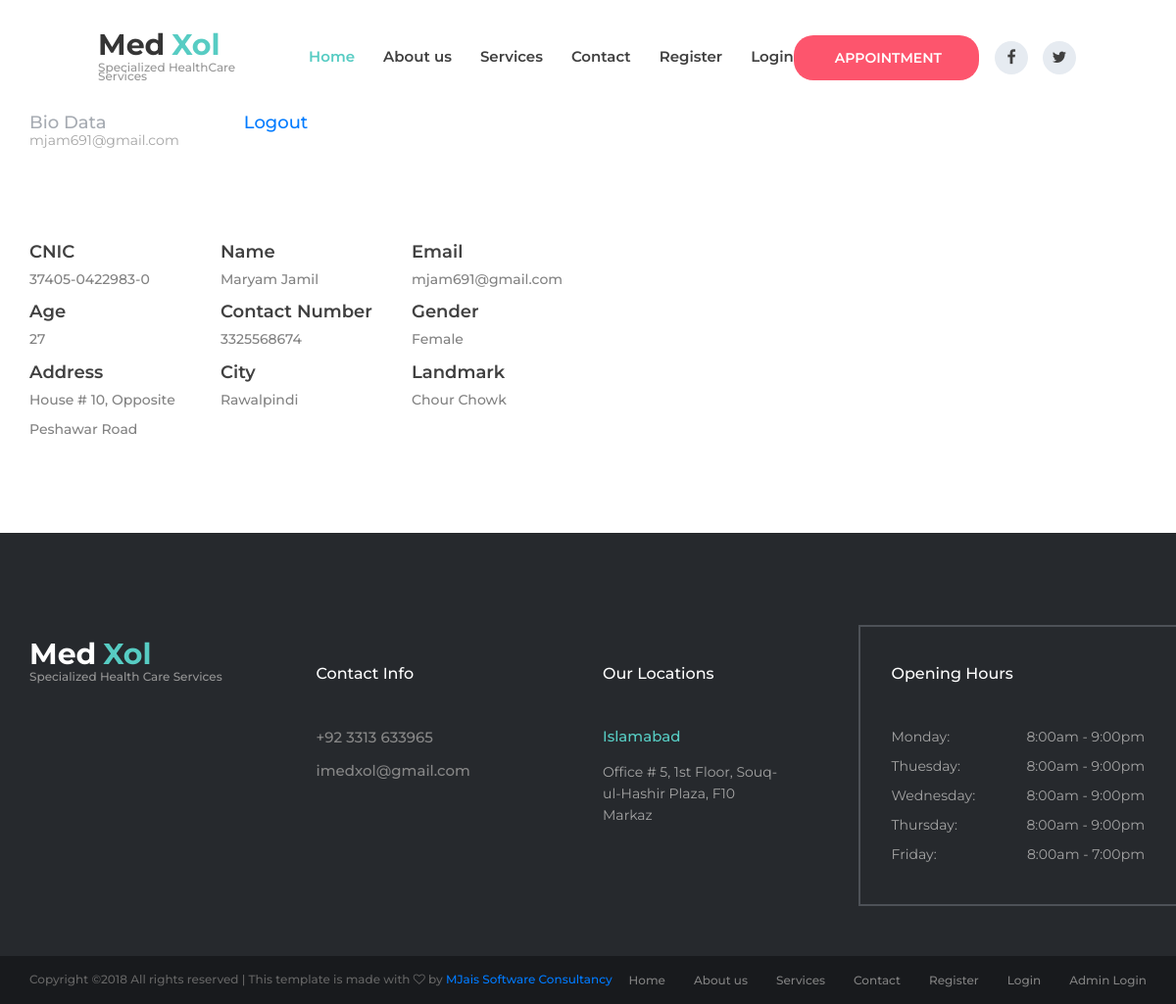
The app's page /LoginPanel.php (signed in) with its own data.
### tables this page shows
CREATE TABLE IF NOT EXISTS `userinfo` (
  `UserID` int(11) NOT NULL AUTO_INCREMENT,
  `CNIC` varchar(25) NOT NULL,
  `Name` varchar(50) NOT NULL,
  `Email` varchar(50) NOT NULL,
  `Password` varchar(50) NOT NULL,
  `Age` int(10) NOT NULL,
  `Number` varchar(25) NOT NULL,
  `Gender` varchar(10) NOT NULL,
  `Address` varchar(100) NOT NULL,
  `City` varchar(50) NOT NULL,
  `Landmark` varchar(25) NOT NULL,
  PRIMARY KEY (`UserID`)
);

### LoginPanel.php (the view, shortened to what this page needs)
<?php
include('connect.php');
?>
<!DOCTYPE html>
<html lang="en">
<head>
<link rel="stylesheet" type="text/css" href="styles/bootstrap-4.1.2/bootstrap.min.css">
<link href="plugins/font-awesome-4.7.0/css/font-awesome.min.css" rel="stylesheet" type="text/css">
<link rel="stylesheet" type="text/css" href="plugins/OwlCarousel2-2.2.1/owl.carousel.css">
<link rel="stylesheet" type="text/css" href="plugins/OwlCarousel2-2.2.1/owl.theme.default.css">
<link rel="stylesheet" type="text/css" href="plugins/OwlCarousel2-2.2.1/animate.css">
<link href="plugins/jquery-datepicker/jquery-ui.css" rel="stylesheet" type="text/css">
<link rel="stylesheet" type="text/css" href="styles/main_styles.css">
<link rel="stylesheet" type="text/css" href="styles/responsive.css">
</head>
<body>
<div class="super_container">
	<?php include('menu.php');?>
	<div class="intro">
		<div class="container">
			<div class="row">
				<div class="col-lg-6 intro_col">
					<div class="intro_content">
						<div class="section_title_container">
							<div class="section_subtitle">Bio Data
                            &nbsp;&nbsp;&nbsp;&nbsp;&nbsp;&nbsp;
                                &nbsp;&nbsp;&nbsp;&nbsp;&nbsp;&nbsp;
                                &nbsp;&nbsp;&nbsp;&nbsp;&nbsp;&nbsp;
                                &nbsp;&nbsp;&nbsp;&nbsp;&nbsp;&nbsp;
                                <a href="Logout.php"> Logout</a>
                            </div>
						</div>
                        <?php
              $email= $_SESSION['email'];
               echo $email;
              $sql = "SELECT CNIC, Name, Age, Number, Gender, Address, City, Landmark FROM userinfo
              WHERE Email='$email' ";
                $result = $con->query($sql);
                if ($result->num_rows > 0) {
                    while($row = $result->fetch_assoc()) {
                       $CNIC=$row["CNIC"];
                        $Name=$row["Name"];
                        $Age=$row["Age"];
                        $Number=$row["Number"];
                        $Gender=$row["Gender"];
                        $Address=$row["Address"];
                        $City=$row["City"];
                        $Landmark=$row["Landmark"];
                        ?>
              <?php
                    }
                } else {
                    echo "0 results";
                }
              ?>
						<div class="milestones">
							<div class="row milestones_row">
								<div class="col-md-4 milestone_col">
									<div class="milestone">
										<div class="milestone_text">CNIC
                                        <p><?php echo $CNIC;?></p>
                                        </div>
									</div>
								</div>
								<div class="col-md-4 milestone_col">
									<div class="milestone">
										<div class="milestone_text">Name
                                        <p><?php echo $Name; ?></p>
                                        </div>
									</div>
								</div>
								<div class="col-md-4 milestone_col">
									<div class="milestone">
										<div class="milestone_text">Email
                                        <p><?php echo $email;?></p>
                                        </div>
									</div>
								</div>
								<div class="col-md-4 milestone_col">
									<div class="milestone">
										<div class="milestone_text">Age
                                        <p><?php echo $Age; ?></p>
                                        </div>
									</div>
								</div>
								<div class="col-md-4 milestone_col">
									<div class="milestone">
										<div class="milestone_text">Contact Number
                                        <p><?php echo $Number; ?></p>
                                        </div>
									</div>
								</div>
								<div class="col-md-4 milestone_col">
									<div class="milestone">
										<div class="milestone_text">Gender
                                        <p><?php echo $Gender; ?></p>
                                        </div>
									</div>
								</div>
								<div class="col-md-4 milestone_col">
									<div class="milestone">
										<div class="milestone_text">Address
                                        <p><?php echo $Address;?></p>
                                        </div>
									</div>
								</div>
								<div class="col-md-4 milestone_col">
									<div class="milestone">
										<div class="milestone_text">City
                                        <p><?php echo $City;?></p>
                                        </div>
									</div>
								</div>
								<div class="col-md-4 milestone_col">
									<div class="milestone">
										<div class="milestone_text">Landmark
                                        <p><?php echo $Landmark; ?></p>
                                        </div>
									</div>
								</div>
							</div>
						</div>
					</div>
				</div>
			</div>
		</div>
	</div>
	<?php include('footer.php');?>
</div>
</body>
</html>

### styles/main_styles.css (style rules this page uses)
* { margin: 0; padding: 0; -webkit-font-smoothing: antialiased; -webkit-text-shadow: rgba(0,0,0,.01) 0 0 1px; text-shadow: rgba(0,0,0,.01) 0 0 1px; }
body { font-family: 'Montserrat', sans-serif; font-size: 14px; font-weight: 400; background: #FFFFFF; color: #a5a5a5; }
div { display: block; position: relative; -webkit-box-sizing: border-box; -moz-box-sizing: border-box; box-sizing: border-box; }
p { font-family: 'Montserrat', sans-serif; font-size: 14px; line-height: 2.14; font-weight: 500; color: #828282; -webkit-font-smoothing: antialiased; -webkit-text-shadow: rgba(0,0,0,.01) 0 0 1px; text-shadow: rgba(0,0,0,.01) 0 0 1px; }
p:last-of-type { margin-bottom: 0; }
a { -webkit-transition: all 200ms ease; -moz-transition: all 200ms ease; -ms-transition: all 200ms ease; -o-transition: all 200ms ease; transition: all 200ms ease; }
a, a:hover, a:visited, a:active, a:link { text-decoration: none; -webkit-font-smoothing: antialiased; -webkit-text-shadow: rgba(0,0,0,.01) 0 0 1px; text-shadow: rgba(0,0,0,.01) 0 0 1px; }
.super_container { width: 100%; overflow: hidden; }
.section_subtitle { font-size: 18px; font-weight: 500; color: #a6abb2; line-height: 0.75; }
.intro { width: 100%; background: #FFFFFF; padding-top: 89px; padding-bottom: 90px; }
.intro_content { padding-top: 30px; }
.milestones { margin-top: 85px; }
.milestone_text { font-size: 18px; font-weight: 600; color: #404040; line-height: 1.5; margin-top: 5px; }

### records on screen
userinfo: CNIC "37405-0422983-0", Name "Maryam Jamil", Age "27", Number "3325568674", Gender "Female", Address "House # 10, Opposite Peshawar Road", City "Rawalpindi", Landmark "Chour Chowk"

### other values on screen
$email "mjam691@gmail.com"
